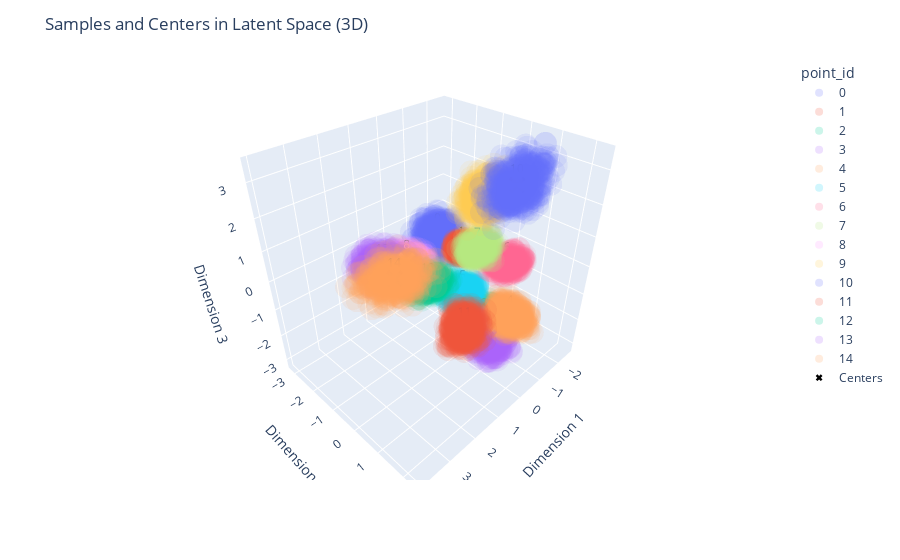

Notebook code for this chart:
### Code cell
plot_Z_samples_3D(samples_Z[-500:])

### Figure 1 — Plotly figure (JSON) as saved in the notebook; plotly's stock layout.template omitted (floating-point values rounded to 4 significant figures; data arrays with more than 128 entries replaced by an {"elided": "..."} marker saying what was removed)
{"data": [{"customdata": {"elided": "500x2 mixed values"}, "hovertemplate": "point_id=%{customdata[0]}<br>x=%{x}<br>y=%{y}<br>z=%{z}<br>sample_id=%{customdata[1]}<extra></extra>", "legendgroup": "0", "marker": {"color": "#636efa", "opacity": 0.1, "symbol": "circle"}, "mode": "markers", "name": "0", "scene": "scene", "showlegend": true, "type": "scatter3d", "x": {"elided": "500 float values"}, "y": {"elided": "500 float values"}, "z": {"elided": "500 float values"}}, {"customdata": {"elided": "500x2 mixed values"}, "hovertemplate": "point_id=%{customdata[0]}<br>x=%{x}<br>y=%{y}<br>z=%{z}<br>sample_id=%{customdata[1]}<extra></extra>", "legendgroup": "1", "marker": {"color": "#EF553B", "opacity": 0.1, "symbol": "circle"}, "mode": "markers", "name": "1", "scene": "scene", "showlegend": true, "type": "scatter3d", "x": {"elided": "500 float values"}, "y": {"elided": "500 float values"}, "z": {"elided": "500 float values"}}, {"customdata": {"elided": "500x2 mixed values"}, "hovertemplate": "point_id=%{customdata[0]}<br>x=%{x}<br>y=%{y}<br>z=%{z}<br>sample_id=%{customdata[1]}<extra></extra>", "legendgroup": "2", "marker": {"color": "#00cc96", "opacity": 0.1, "symbol": "circle"}, "mode": "markers", "name": "2", "scene": "scene", "showlegend": true, "type": "scatter3d", "x": {"elided": "500 float values"}, "y": {"elided": "500 float values"}, "z": {"elided": "500 float values"}}, {"customdata": {"elided": "500x2 mixed values"}, "hovertemplate": "point_id=%{customdata[0]}<br>x=%{x}<br>y=%{y}<br>z=%{z}<br>sample_id=%{customdata[1]}<extra></extra>", "legendgroup": "3", "marker": {"color": "#ab63fa", "opacity": 0.1, "symbol": "circle"}, "mode": "markers", "name": "3", "scene": "scene", "showlegend": true, "type": "scatter3d", "x": {"elided": "500 float values"}, "y": {"elided": "500 float values"}, "z": {"elided": "500 float values"}}, {"customdata": {"elided": "500x2 mixed values"}, "hovertemplate": "point_id=%{customdata[0]}<br>x=%{x}<br>y=%{y}<br>z=%{z}<br>sample_id=%{customdata[1]}<extra></extra>", "legendgroup": "4", "marker": {"color": "#FFA15A", "opacity": 0.1, "symbol": "circle"}, "mode": "markers", "name": "4", "scene": "scene", "showlegend": true, "type": "scatter3d", "x": {"elided": "500 float values"}, "y": {"elided": "500 float values"}, "z": {"elided": "500 float values"}}, {"customdata": {"elided": "500x2 mixed values"}, "hovertemplate": "point_id=%{customdata[0]}<br>x=%{x}<br>y=%{y}<br>z=%{z}<br>sample_id=%{customdata[1]}<extra></extra>", "legendgroup": "5", "marker": {"color": "#19d3f3", "opacity": 0.1, "symbol": "circle"}, "mode": "markers", "name": "5", "scene": "scene", "showlegend": true, "type": "scatter3d", "x": {"elided": "500 float values"}, "y": {"elided": "500 float values"}, "z": {"elided": "500 float values"}}, {"customdata": {"elided": "500x2 mixed values"}, "hovertemplate": "point_id=%{customdata[0]}<br>x=%{x}<br>y=%{y}<br>z=%{z}<br>sample_id=%{customdata[1]}<extra></extra>", "legendgroup": "6", "marker": {"color": "#FF6692", "opacity": 0.1, "symbol": "circle"}, "mode": "markers", "name": "6", "scene": "scene", "showlegend": true, "type": "scatter3d", "x": {"elided": "500 float values"}, "y": {"elided": "500 float values"}, "z": {"elided": "500 float values"}}, {"customdata": {"elided": "500x2 mixed values"}, "hovertemplate": "point_id=%{customdata[0]}<br>x=%{x}<br>y=%{y}<br>z=%{z}<br>sample_id=%{customdata[1]}<extra></extra>", "legendgroup": "7", "marker": {"color": "#B6E880", "opacity": 0.1, "symbol": "circle"}, "mode": "markers", "name": "7", "scene": "scene", "showlegend": true, "type": "scatter3d", "x": {"elided": "500 float values"}, "y": {"elided": "500 float values"}, "z": {"elided": "500 float values"}}, {"customdata": {"elided": "500x2 mixed values"}, "hovertemplate": "point_id=%{customdata[0]}<br>x=%{x}<br>y=%{y}<br>z=%{z}<br>sample_id=%{customdata[1]}<extra></extra>", "legendgroup": "8", "marker": {"color": "#FF97FF", "opacity": 0.1, "symbol": "circle"}, "mode": "markers", "name": "8", "scene": "scene", "showlegend": true, "type": "scatter3d", "x": {"elided": "500 float values"}, "y": {"elided": "500 float values"}, "z": {"elided": "500 float values"}}, {"customdata": {"elided": "500x2 mixed values"}, "hovertemplate": "point_id=%{customdata[0]}<br>x=%{x}<br>y=%{y}<br>z=%{z}<br>sample_id=%{customdata[1]}<extra></extra>", "legendgroup": "9", "marker": {"color": "#FECB52", "opacity": 0.1, "symbol": "circle"}, "mode": "markers", "name": "9", "scene": "scene", "showlegend": true, "type": "scatter3d", "x": {"elided": "500 float values"}, "y": {"elided": "500 float values"}, "z": {"elided": "500 float values"}}, {"customdata": {"elided": "500x2 mixed values"}, "hovertemplate": "point_id=%{customdata[0]}<br>x=%{x}<br>y=%{y}<br>z=%{z}<br>sample_id=%{customdata[1]}<extra></extra>", "legendgroup": "10", "marker": {"color": "#636efa", "opacity": 0.1, "symbol": "circle"}, "mode": "markers", "name": "10", "scene": "scene", "showlegend": true, "type": "scatter3d", "x": {"elided": "500 float values"}, "y": {"elided": "500 float values"}, "z": {"elided": "500 float values"}}, {"customdata": {"elided": "500x2 mixed values"}, "hovertemplate": "point_id=%{customdata[0]}<br>x=%{x}<br>y=%{y}<br>z=%{z}<br>sample_id=%{customdata[1]}<extra></extra>", "legendgroup": "11", "marker": {"color": "#EF553B", "opacity": 0.1, "symbol": "circle"}, "mode": "markers", "name": "11", "scene": "scene", "showlegend": true, "type": "scatter3d", "x": {"elided": "500 float values"}, "y": {"elided": "500 float values"}, "z": {"elided": "500 float values"}}, {"customdata": {"elided": "500x2 mixed values"}, "hovertemplate": "point_id=%{customdata[0]}<br>x=%{x}<br>y=%{y}<br>z=%{z}<br>sample_id=%{customdata[1]}<extra></extra>", "legendgroup": "12", "marker": {"color": "#00cc96", "opacity": 0.1, "symbol": "circle"}, "mode": "markers", "name": "12", "scene": "scene", "showlegend": true, "type": "scatter3d", "x": {"elided": "500 float values"}, "y": {"elided": "500 float values"}, "z": {"elided": "500 float values"}}, {"customdata": {"elided": "500x2 mixed values"}, "hovertemplate": "point_id=%{customdata[0]}<br>x=%{x}<br>y=%{y}<br>z=%{z}<br>sample_id=%{customdata[1]}<extra></extra>", "legendgroup": "13", "marker": {"color": "#ab63fa", "opacity": 0.1, "symbol": "circle"}, "mode": "markers", "name": "13", "scene": "scene", "showlegend": true, "type": "scatter3d", "x": {"elided": "500 float values"}, "y": {"elided": "500 float values"}, "z": {"elided": "500 float values"}}, {"customdata": {"elided": "500x2 mixed values"}, "hovertemplate": "point_id=%{customdata[0]}<br>x=%{x}<br>y=%{y}<br>z=%{z}<br>sample_id=%{customdata[1]}<extra></extra>", "legendgroup": "14", "marker": {"color": "#FFA15A", "opacity": 0.1, "symbol": "circle"}, "mode": "markers", "name": "14", "scene": "scene", "showlegend": true, "type": "scatter3d", "x": {"elided": "500 float values"}, "y": {"elided": "500 float values"}, "z": {"elided": "500 float values"}}, {"marker": {"color": "black", "size": 6, "symbol": "x"}, "mode": "markers+text", "name": "Centers", "text": ["0", "1", "2", "3", "4", "5", "6", "7", "8", "9", "10", "11", "12", "13", "14"], "textposition": "top center", "type": "scatter3d", "x": [-1.271, -0.632, -0.8749, 0.1749, -0.3354, -0.9372, -0.6592, 0.2841, 0.846, -1.296, -1.612, 1.181, 1.464, 1.042, 2.626], "y": [-2.164, -0.5722, 0.3223, 1.337, 1.621, -0.6779, 1.115, 0.8057, -1.336, -0.3754, 0.5214, 1.228, 0.1795, -2.222, 0.2175], "z": [-0.2639, 0.2357, -2.157, -1.614, -0.9293, -1.634, 0.4705, 1.243, 0.09714, 1.749, 2.297, -0.6715, 0.3878, -0.3882, 1.178]}], "layout": {"legend": {"title": {"text": "point_id"}, "tracegroupgap": 0}, "margin": {"t": 60}, "scene": {"domain": {"x": [0, 1], "y": [0, 1]}, "xaxis": {"title": {"text": "Dimension 1"}}, "yaxis": {"title": {"text": "Dimension 2"}}, "zaxis": {"title": {"text": "Dimension 3"}}}, "title": {"text": "Samples and Centers in Latent Space (3D)"}}}
